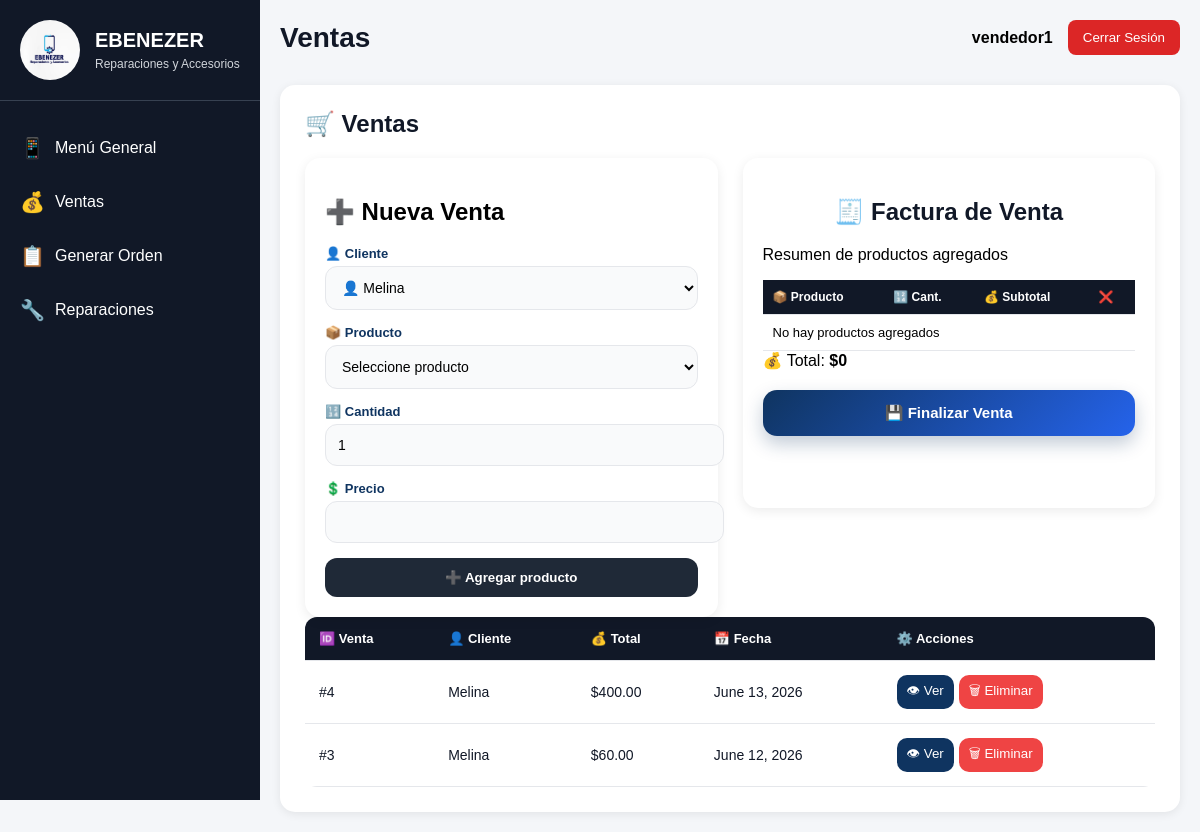
/ventas/ (signed in), run on the app's committed database.
### sistema/models.py (models this page shows, shortened)
class Venta(models.Model):
    cliente = models.ForeignKey(
        Cliente,
        on_delete=models.CASCADE
    )
    total = models.DecimalField(
        max_digits=10,
        decimal_places=2,
        default=0
    )
    fecha_venta = models.DateField(
        auto_now_add=True
    )
    usuario = models.ForeignKey(
        User,
        on_delete=models.SET_NULL,
        null=True,
        blank=True
    )

class Cliente(models.Model):
    nombre = models.CharField(max_length=100)
    telefono = models.CharField(max_length=20)
    email = models.EmailField()
    direccion = models.CharField(max_length=200)

### sistema/views.py (the view, shortened to what this page needs)
@login_required
@user_passes_test(es_admin_o_vendedor)
def ventas(request):
    clientes = Cliente.objects.all()
    telefonos = Telefono.objects.filter(
        stock__gt=0
    )
    accesorios = Accesorio.objects.filter(
        stock__gt=0
    )
    ventas = Venta.objects.prefetch_related(
        "detalles"
    ).order_by("-id")
    return render(
        request,
        "sistema/ventas.html",
        {
        "ventas":ventas,
        "clientes":clientes,
        "telefonos":telefonos,
        "accesorios":accesorios,
        **obtener_estadisticas()
        }
    )

### sistema/context_processors.py (called while the page is built)
def estadisticas_globales(request):
    return obtener_estadisticas()

### sistema/views.py (called while the page is built)
def es_admin_o_vendedor(user):
    return (
        user.is_superuser
        or user.groups.filter(
            name="Vendedores"
        ).exists()
    )

### sistema/Templates/sistema/ventas.html (shortened to what this page needs)
{% extends 'sistema/base.html' %}
{% block title %}
Ventas
{% endblock %}
{% block content %}
<div class="content-panel ventas-panel">
    <div class="panel-header">
        <h2>🛒 Ventas</h2>
    </div>
    <div class="ventas-container">
        <div class="venta-form">
            <h2>➕ Nueva Venta</h2>
            <form method="POST" id="formVenta">
                <div class="form-group">
                    <label>👤 Cliente</label>
                    <select name="cliente" required>
                        {% for cliente in clientes %}
                        <option value="{{cliente.id}}">👤 {{cliente.nombre}}</option>
                        {% endfor %}
                    </select>
                </div>
                <div class="form-group">
                    <label>📦 Producto</label>
                    <select id="productoSelect" onchange="actualizarPrecio()">
                        <option value="">Seleccione producto</option>
                    </select>
                </div>
                <div class="form-group">
                    <label>🔢 Cantidad</label>
                    <input type="number" id="cantidadProducto" value="1" min="1">
                </div>
                <div class="form-group">
                    <label>💲 Precio</label>
                    <input type="number" id="precioProducto" readonly>
                </div>
                <button type="button" class="btn-add" onclick="agregarProductoFactura()">
                    ➕ Agregar producto
                </button>
            </form>
        </div>
        <div class="factura">
            <div class="factura-header">
                <h2>🧾 Factura de Venta</h2>
                <p class="factura-sub">Resumen de productos agregados</p>
            </div>
            <table class="tabla-factura">
                <thead>
                    <tr>
                        <th>📦 Producto</th>
                        <th>🔢 Cant.</th>
                        <th>💰 Subtotal</th>
                        <th>❌</th>
                    </tr>
                </thead>
                <tbody id="detalleFactura">
                    <tr>
                        <td colspan="4" class="empty-factura">
                            No hay productos agregados
                        </td>
                    </tr>
                </tbody>
            </table>
            <div class="factura-total">
                <span>💰 Total:</span>
                <strong>$<span id="totalVenta">0</span></strong>
            </div>
            <button class="btn-save-modern" onclick="guardarVenta()">
                💾 Finalizar Venta
            </button>
        </div>
    </div>
    <div class="table-wrapper">
        <table class="tabla-modern">
            <thead>
                <tr>
                    <th>🆔 Venta</th>
                    <th>👤 Cliente</th>
                    <th>💰 Total</th>
                    <th>📅 Fecha</th>
                    <th>⚙️ Acciones</th>
                </tr>
            </thead>
            <tbody>
                {% for venta in ventas %}
                <tr>
                    <td>#{{venta.id}}</td>
                    <td>{{venta.cliente.nombre}}</td>
                    <td>${{venta.total}}</td>
                    <td>{{venta.fecha_venta}}</td>
                    <td class="action-buttons">
                        <button class="btn-view" onclick="abrirFactura('{{venta.id}}')">
                            👁 Ver
                        </button>
                        <a href="{% url 'eliminar_venta' venta.id %}">
                            <button class="btn-delete-soft">
                                🗑 Eliminar
                            </button>
                        </a>
                    </td>
                </tr>
                {% empty %}
                <tr>
                    <td colspan="5" class="empty-state">
                        No hay ventas registradas
                    </td>
                </tr>
                {% endfor %}
            </tbody>
        </table>
    </div>
</div>
{% endblock %}

### sistema/Templates/sistema/base.html (shortened to what this page needs)
{% load static %}
<!DOCTYPE html>
<html lang="es">
<head>
    <link rel="stylesheet" href="{% static 'sistema/css/style.css' %}">
</head>
<body>
<div class="app-container">
    <div class="sidebar">
        <div class="sidebar-header">
            <img src="{% static 'sistema/img/logo.jpeg' %}" class="sidebar-logo">
            <div class="sidebar-logo-text">
                <h2>EBENEZER</h2>
                <p>Reparaciones y Accesorios</p>
            </div>
        </div>
        <div class="nav-menu">
        {% if request.user.groups.first.name == 'Tecnico' %}
        <a href="{% url 'dashboard_tecnico' %}" class="nav-item">
                <span class="nav-icon">📱</span>
                <span class="nav-text">Menú General</span>
        </a>
        <a href="{% url 'ordenes_tecnico' %}" class="nav-item">
            <span class="nav-icon">📋</span>
            <span class="nav-text">
            Ordenes
            </span>
        </a>
        {% elif request.user.groups.first.name == 'Vendedores' %}
            <a href="{% url 'dashboard_vendedor' %}" class="nav-item">
                <span class="nav-icon">📱</span>
                <span class="nav-text">
                    Menú General
                </span>
            </a>
            <a href="{% url 'ventas' %}" class="nav-item">
                <span class="nav-icon">💰</span>
                <span class="nav-text">
                    Ventas
                </span>
            </a>
            <a href="{% url 'generar_orden' %}" class="nav-item">
                <span class="nav-icon">📋</span>
                <span class="nav-text">
                    Generar Orden
                </span>
            </a>
            <a href="{% url 'reparaciones' %}" class="nav-item">
                <span class="nav-icon">🔧</span>
                <span class="nav-text">
                    Reparaciones
                </span>
            </a>
        {% endif %}
        </div>
   </div>
    <div class="main-content">
        <div class="top-header">
            <div class="page-title">
                {% block title %}{% endblock %}
            </div>
            <div class="user-info">
                <span class="user-name">{{ request.user.username }}</span>
                <a href="{% url 'logout' %}">
                    <button class="logout-btn">Cerrar Sesión</button>
                </a>
            </div>
        </div>
        {% block content %}
        {% endblock %}
           </div>
</div>
</body>
</html>

### data on the page
Venta: id "4", cliente.nombre "Melina", total "400.00", fecha_venta "June 13, 2026"
Venta: id "3", cliente.nombre "Melina", total "60.00", fecha_venta "June 12, 2026"

### other printed values
{{ request.user.username }} "vendedor1"
